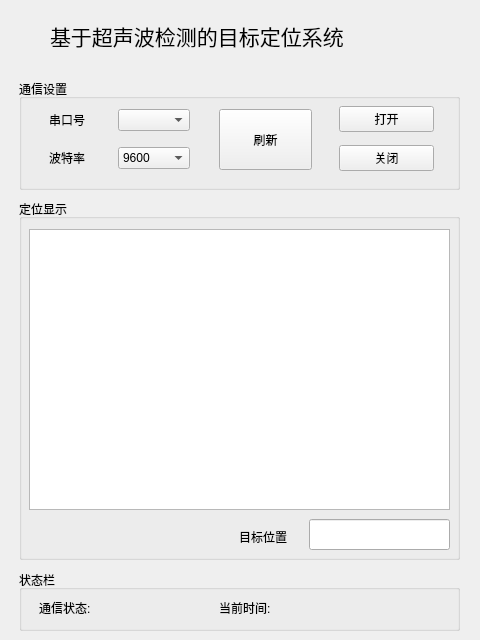
<?xml version="1.0" encoding="UTF-8"?>
<ui version="4.0">
 <class>Form</class>
 <widget class="QWidget" name="Form">
  <property name="geometry">
   <rect>
    <x>0</x>
    <y>0</y>
    <width>480</width>
    <height>640</height>
   </rect>
  </property>
  <property name="windowTitle">
   <string>Form</string>
  </property>
  <widget class="QGroupBox" name="groupBox_1">
   <property name="geometry">
    <rect>
     <x>19</x>
     <y>79</y>
     <width>441</width>
     <height>111</height>
    </rect>
   </property>
   <property name="title">
    <string>通信设置</string>
   </property>
   <widget class="QPushButton" name="pushButton_UpdateSerialPort">
    <property name="geometry">
     <rect>
      <x>200</x>
      <y>30</y>
      <width>93</width>
      <height>61</height>
     </rect>
    </property>
    <property name="text">
     <string>刷新</string>
    </property>
   </widget>
   <widget class="QWidget" name="layoutWidget">
    <property name="geometry">
     <rect>
      <x>30</x>
      <y>20</y>
      <width>141</width>
      <height>81</height>
     </rect>
    </property>
    <layout class="QGridLayout" name="gridLayout">
     <item row="0" column="0">
      <widget class="QLabel" name="label_2">
       <property name="text">
        <string>串口号</string>
       </property>
      </widget>
     </item>
     <item row="0" column="1">
      <widget class="QComboBox" name="comboBox_SerialPortName"/>
     </item>
     <item row="1" column="0">
      <widget class="QLabel" name="label_3">
       <property name="text">
        <string>波特率</string>
       </property>
      </widget>
     </item>
     <item row="1" column="1">
      <widget class="QComboBox" name="comboBox_BaudRate">
       <item>
        <property name="text">
         <string>9600</string>
        </property>
       </item>
       <item>
        <property name="text">
         <string>115200</string>
        </property>
       </item>
      </widget>
     </item>
    </layout>
   </widget>
   <widget class="QWidget" name="layoutWidget">
    <property name="geometry">
     <rect>
      <x>320</x>
      <y>20</y>
      <width>95</width>
      <height>81</height>
     </rect>
    </property>
    <layout class="QGridLayout" name="gridLayout_2">
     <item row="0" column="0">
      <widget class="QPushButton" name="pushButton_Open">
       <property name="text">
        <string>打开</string>
       </property>
      </widget>
     </item>
     <item row="1" column="0">
      <widget class="QPushButton" name="pushButton_Close">
       <property name="text">
        <string>关闭</string>
       </property>
      </widget>
     </item>
    </layout>
   </widget>
  </widget>
  <widget class="QGroupBox" name="groupBox_2">
   <property name="geometry">
    <rect>
     <x>19</x>
     <y>199</y>
     <width>441</width>
     <height>361</height>
    </rect>
   </property>
   <property name="title">
    <string>定位显示</string>
   </property>
   <widget class="QLineEdit" name="lineEdit_TargetPosition">
    <property name="geometry">
     <rect>
      <x>290</x>
      <y>320</y>
      <width>141</width>
      <height>31</height>
     </rect>
    </property>
   </widget>
   <widget class="QLabel" name="label_6">
    <property name="geometry">
     <rect>
      <x>220</x>
      <y>330</y>
      <width>60</width>
      <height>16</height>
     </rect>
    </property>
    <property name="text">
     <string>目标位置</string>
    </property>
   </widget>
   <widget class="QChartView" name="graphicsView_SystemDisplay">
    <property name="geometry">
     <rect>
      <x>10</x>
      <y>30</y>
      <width>421</width>
      <height>281</height>
     </rect>
    </property>
   </widget>
  </widget>
  <widget class="QLabel" name="label_1">
   <property name="geometry">
    <rect>
     <x>50</x>
     <y>20</y>
     <width>381</width>
     <height>31</height>
    </rect>
   </property>
   <property name="font">
    <font>
     <pointsize>16</pointsize>
    </font>
   </property>
   <property name="text">
    <string>基于超声波检测的目标定位系统</string>
   </property>
  </widget>
  <widget class="QGroupBox" name="groupBox_3">
   <property name="geometry">
    <rect>
     <x>19</x>
     <y>570</y>
     <width>441</width>
     <height>61</height>
    </rect>
   </property>
   <property name="title">
    <string>状态栏</string>
   </property>
   <widget class="QLabel" name="label_CurrentTime">
    <property name="geometry">
     <rect>
      <x>280</x>
      <y>29</y>
      <width>151</width>
      <height>21</height>
     </rect>
    </property>
    <property name="text">
     <string/>
    </property>
   </widget>
   <widget class="QLabel" name="label_SerialPortStatement">
    <property name="geometry">
     <rect>
      <x>90</x>
      <y>29</y>
      <width>91</width>
      <height>21</height>
     </rect>
    </property>
    <property name="text">
     <string/>
    </property>
   </widget>
   <widget class="QLabel" name="label_4">
    <property name="geometry">
     <rect>
      <x>20</x>
      <y>30</y>
      <width>72</width>
      <height>15</height>
     </rect>
    </property>
    <property name="text">
     <string>通信状态:</string>
    </property>
   </widget>
   <widget class="QLabel" name="label_5">
    <property name="geometry">
     <rect>
      <x>200</x>
      <y>30</y>
      <width>72</width>
      <height>15</height>
     </rect>
    </property>
    <property name="text">
     <string>当前时间:</string>
    </property>
   </widget>
  </widget>
 </widget>
 <customwidgets>
  <customwidget>
   <class>QChartView</class>
   <extends>QGraphicsView</extends>
   <header location="global">PyQt5.QtChart</header>
  </customwidget>
 </customwidgets>
 <resources/>
 <connections/>
</ui>
